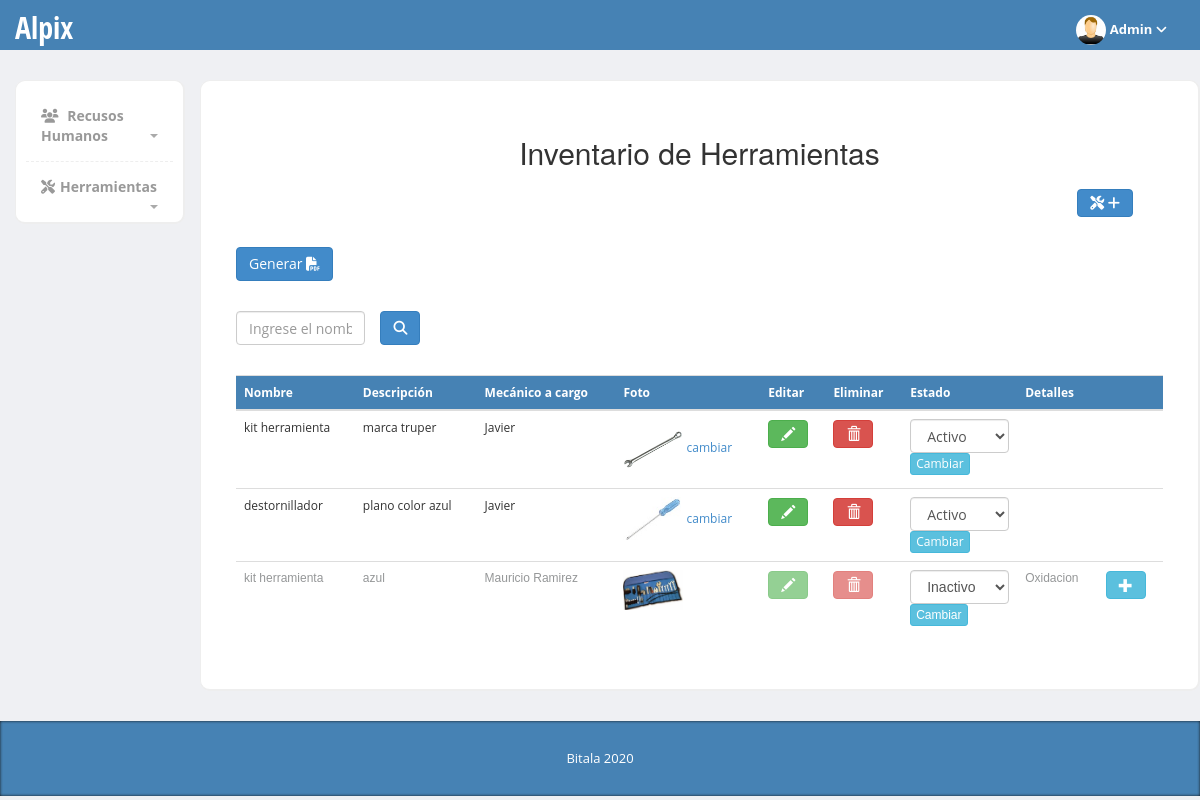
Screenshot of /TodasHerramientas.php (signed in) with the database file from the repository.
### tables this page shows
CREATE TABLE `herramienta` (
  `idHerramienta` int(11) NOT NULL,
  `foto` varchar(255) NOT NULL,
  `nombre` varchar(150) NOT NULL,
  `descripcion` varchar(300) NOT NULL,
  `estado` int(11) NOT NULL,
  `falla` varchar(300) NOT NULL,
  `ideMecanico` varchar(50) NOT NULL
);

CREATE TABLE `mecanico` (
  `ideMecanico` int(11) NOT NULL,
  `nlista` int(11) NOT NULL,
  `nombreMec` varchar(150) NOT NULL,
  `direccion` varchar(250) NOT NULL,
  `fnacimiento` date NOT NULL,
  `sexo` varchar(20) NOT NULL,
  `telefono` varchar(10) NOT NULL,
  `sueldo` double NOT NULL,
  `clave` varchar(50) NOT NULL,
  `avatar` varchar(60) NOT NULL,
  `tipo` varchar(50) NOT NULL
);

### readHerramientas.php (called while the page is built, shortened)
<?php
include 'conecciones.php';
$buscar= $_POST['buscar'];
$SQL_READ = "SELECT he.idHerramienta, he.nombre, he.descripcion, he.foto, he.estado, mec.nombreMec, mec.ideMecanico FROM herramienta he INNER JOIN mecanico mec ON he.ideMecanico=mec.ideMecanico
WHERE
  nombre LIKE '%".$buscar."%' AND estado=1";
$resul1 = mysqli_query($conexion,$SQL_READ);
?>

### TodasHerramientas.php (the view, shortened to what this page needs)
<?php
include_once('cabezeras/cabezera.php');
include_once('menu/lateral.php');
include_once('footer/footers.php');
include_once('modelo/ordenes.php');
 ?>
<!DOCTYPE html>
<html>
  <head>
    <link href="bootstrap/css/bootstrap.min.css" rel="stylesheet">
    <link href="css/styles.css" rel="stylesheet">
    <link href="css/styles.css" rel="stylesheet">
  </head>
  <body>
    <?php
echo  muestracabezera('');
     ?>
    <div class="page-content">
      <div class="row">
      <?php
echo menulateral('');
      ?>
      <?php
include 'conecciones.php';
?>
      <div class="col-md-10">
<div class="row">
                  <div class="content-box-large">
            <div class="panel-body">
            <center><h2>Inventario de Herramientas</h2></center>
            <div class="panel-heading">
                  <div class="panel-options">
                    <a href="#modal_formularioalta" data-toggle='modal' data-rel="collapse"><i class="btn btn-primary  fas fa-tools"> +</i></a>
                  </div>
                </div>
            </div>
<div class="panel-body">
                    <div class="row">
    <div class="col-md-3">
           <form action="indexPDFHerr.php" method="POST" class="form_search" >
              <button class='btn btn-primary' type='submit' name='enviados' class='btn btn-success' value='submit'>
                  Generar
                  <i class='fas fa-file-pdf'></i>
              </button>
                  </form>
 </div>
</div>
</div>
<?php
$Nombre=NULL;
?>
<div class="panel-body">
                    <div class="row">
    <div class="col-md-2">
        <form action="TodasHerramientas.php" method="POST" class="form_search" >
                  <input type="text" placeholder="Ingrese el nombre " name="buscar" id="buscar" value="<?php echo $Nombre; ?>" class="form-control"> </div>
                      <button class='btn btn-primary btn-xl' type='submit' name='enviados' class='btn btn-success' value='submit'>
                        <i class='fas fa-search'></i>
                      </button>
</div>
</div>
   <div  class="panel-body">
    <div class="table-responsive">
      <table class="table">
                       <thead style='background:#4682b4;' >
                      <tr>
                        <th>Nombre</th>
                        <th>Descripción</th>
                        <th>Mecánico a cargo</th>
                        <th>Foto</th>
                        <th>Editar</th>
                        <th>Eliminar</th>
                        <th>Estado</th>
                        <th>Detalles</th>
                        <th></th>
                      </tr>
                    </thead>
                  <tbody>
<?php
include 'readHerramientas.php';
  while ($row =mysqli_fetch_array($resul1)){
    if ($row['foto'] != 'img_Herramienta.png') {
      $foto = 'img/uploads/'.$row['foto'];
    }else{
      $foto ='img/'.$row['foto'];
    }
    if ($row['estado']==1) {
      $texto="Activo";
    }else{
      $texto="Inactivo";
    }
?>
<tr>
          <?php $rut = $row['idHerramienta'];  ?>
          <td><?php echo $row['nombre']; ?></td>
          <td><?php echo $row['descripcion'];?></td>
          <td><?php echo $row['nombreMec'];?> </td>
          <td class="img_herraAct" ><img  src="<?php echo $foto; ?>"  alt="imagen" onClick="this.style.height = 'auto'; this.style.width = '600px';" ondblclick="this.style.height = 'auto'; this.style.width = '60px';"/>
            <a href="javascript:void(0)" onclick="cambiar('<?php echo $row['idHerramienta']; ?>')" >cambiar</a>
          </td>
          <td>
           <a href="javascript:void(0)" onclick="modificar('<?php echo $row['idHerramienta']; ?>')">  <i class="btn btn-success  glyphicon glyphicon-pencil"> </i> </a>
          </td>
          <td>
          <a href="javascript:void(0)" onclick="mostarDetalles('<?php echo $row['idHerramienta']; ?>')">  <i class=" btn btn-danger glyphicon glyphicon-trash"> </i> </a>
          </td>
          <td size=20 style="width:115px">
      <form action="EstadoHerramienta.php?rut=<?php echo $rut; ?>" method="POST">
         <select class="form-control" name="estado" >
          <option ><?php echo $texto; ?></option>
         </select>
         <input name="enviados" class="btn btn-info btn-xs" type="submit" value="Cambiar">
              </form>
          </td>
          <td></td>
          <td></td>
        </tr>
<?php
}
?>
<?php
      $consulta = "SELECT he.idHerramienta, he.nombre, he.descripcion, he.foto, he.estado, he.falla, mec.nombreMec, mec.ideMecanico FROM herramienta he INNER JOIN mecanico mec ON he.ideMecanico=mec.ideMecanico
WHERE
  nombre LIKE '%".$buscar."%' AND estado=0";
      $resultado = mysqli_query($conexion, $consulta);
  while ($fila = mysqli_fetch_array($resultado)) {
    if ($fila['foto'] != 'img_Herramienta.png') {
      $foto = 'img/uploads/'.$fila['foto'];
    }else{
      $foto ='img/'.$fila['foto'];
    }
  if ($fila['estado']==0) {
      $texto="Inactivo";
    }
      ?>
       <tr class="deshabilitados">
          <?php $rut = $fila['idHerramienta'];  ?>
          <td><?php echo $fila['nombre']; ?></td>
          <td><?php echo $fila['descripcion']; ?></td>
         <td><?php echo $fila['nombreMec']; ?></td>
          <td class="img_herraAct"><img  src="<?php echo $foto; ?>"  alt="imagen" onClick="this.style.height = 'auto'; this.style.width = '600px';" ondblclick="this.style.height = 'auto'; this.style.width = '60px';"/>
            </td>
          <td ><button class="btn btn-success  glyphicon glyphicon-pencil" type="button" onClick="window.location='VistaModificarHerramienta.php?rut=<?php echo $rut; ?>';" disabled>
          </button></td>
          <td>
              <button  type="button" class=" btn btn-danger glyphicon glyphicon-trash" onclick="preguntar(<?php echo $row['idHerramienta'];?>)" disabled>  </button>
          </td>
           <td size=20 style="width:115px">
      <form action="EstadoHerramienta.php?rut=<?php echo $rut; ?>" method="POST">
         <select class="form-control" name="estado" >
          <option value="" ><?php echo $texto; ?></option>
         </select>
         <input name="enviados" class="btn btn-info btn-xs" type="submit" value="Cambiar">
              </form>
          </td>
                   <td><?php echo $fila['falla']; ?></td>
           <td>
             <a href="javascript:void(0)" onclick="observacion('<?php echo $fila['idHerramienta']; ?>')">  <i class="btn btn-info  glyphicon glyphicon-plus"> </i> </a>
          </td>
        </tr>
    <?php
    }
    ?>
   </tbody>
                        </table>
</div>
                  </div>
                </div>
        </div>
      </div>
    </div>
    </div>
  <?php
echo piedepagina('');
   ?>
  </body>
</html>

### css/styles.css (style rules this page uses)
body { font-family: 'Open Sans', sans-serif; background-color: #f7f7f7; position: relative; margin: 0px; font-size: 12px; padding: 0px; }
.page-content > .row { margin-left: 0px !important; margin-right: 0px !important; margin-top: 30px; }
.content-box, .content-box-large { margin-bottom:30px; background:#fff; border-radius:10px; padding:10px; border-left:1px solid #eee; border-top:1px solid #eee; border-right:2px solid #eee; border-bottom:2px solid #eee; }
.content-box-large { padding: 20px; }
body { background-color: #eff0f3; }
.panel-heading>.panel-options, .content-box-header .panel-options { float: right; padding-right: 15px; }
.panel-heading>.panel-options>a, .content-box-header .panel-options>a { margin-top: 10px; }
.panel-body { clear:both; }
.img_herraAct img { width: 60px; height: auto; margin: auto; }
.deshabilitados { font-family: arial; color: #959798; }

### TodasHerramientas.php (style rules this page uses)
thead { color: white; }

### rows the page displays
herramienta: nombre "kit herramienta", descripcion "marca truper", ideMecanico.nombreMec "Javier", foto (picture), estado "Activo"
herramienta: nombre "destornillador", descripcion "plano color azul", ideMecanico.nombreMec "Javier", foto (picture), estado "Activo"
herramienta: nombre "kit herramienta", descripcion "azul", ideMecanico.nombreMec "Mauricio Ramirez", foto (picture), estado "Inactivo", falla "Oxidacion"

### other values shown
$_SESSION["username"] "Admin"
